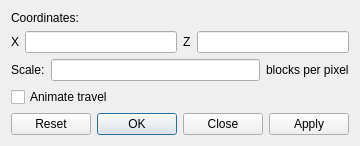
<?xml version="1.0" encoding="UTF-8"?>
<ui version="4.0">
 <class>GotoDialog</class>
 <widget class="QDialog" name="GotoDialog">
  <property name="focusPolicy">
   <enum>Qt::StrongFocus</enum>
  </property>
  <property name="windowTitle">
   <string>Coordinates</string>
  </property>
  <property name="windowIcon">
   <iconset resource="../rc/icons.qrc">
    <normaloff>:/icons/logo.png</normaloff>:/icons/logo.png</iconset>
  </property>
  <layout class="QVBoxLayout" name="verticalLayout">
   <item>
    <widget class="QLabel" name="label">
     <property name="text">
      <string>Coordinates:</string>
     </property>
    </widget>
   </item>
   <item>
    <widget class="QFrame" name="frame">
     <layout class="QHBoxLayout" name="horizontalLayout">
      <property name="leftMargin">
       <number>0</number>
      </property>
      <property name="topMargin">
       <number>0</number>
      </property>
      <property name="rightMargin">
       <number>0</number>
      </property>
      <property name="bottomMargin">
       <number>0</number>
      </property>
      <item>
       <widget class="QLabel" name="labelX">
        <property name="text">
         <string>X</string>
        </property>
       </widget>
      </item>
      <item>
       <widget class="QLineEdit" name="lineX">
        <property name="focusPolicy">
         <enum>Qt::StrongFocus</enum>
        </property>
       </widget>
      </item>
      <item>
       <widget class="QLabel" name="labelZ">
        <property name="text">
         <string>Z</string>
        </property>
       </widget>
      </item>
      <item>
       <widget class="QLineEdit" name="lineZ">
        <property name="focusPolicy">
         <enum>Qt::StrongFocus</enum>
        </property>
       </widget>
      </item>
     </layout>
    </widget>
   </item>
   <item>
    <layout class="QHBoxLayout" name="horizontalLayout_3">
     <item>
      <widget class="QLabel" name="label_2">
       <property name="text">
        <string>Scale:</string>
       </property>
      </widget>
     </item>
     <item>
      <widget class="QLineEdit" name="lineScale">
       <property name="focusPolicy">
        <enum>Qt::StrongFocus</enum>
       </property>
      </widget>
     </item>
     <item>
      <widget class="QLabel" name="label_3">
       <property name="text">
        <string>blocks per pixel</string>
       </property>
      </widget>
     </item>
    </layout>
   </item>
   <item>
    <widget class="QCheckBox" name="checkAnimate">
     <property name="text">
      <string>Animate travel</string>
     </property>
    </widget>
   </item>
   <item>
    <widget class="QDialogButtonBox" name="buttonBox">
     <property name="orientation">
      <enum>Qt::Horizontal</enum>
     </property>
     <property name="standardButtons">
      <set>QDialogButtonBox::Apply|QDialogButtonBox::Close|QDialogButtonBox::Ok|QDialogButtonBox::Reset</set>
     </property>
    </widget>
   </item>
  </layout>
 </widget>
 <resources>
  <include location="../rc/icons.qrc"/>
 </resources>
 <connections>
  <connection>
   <sender>buttonBox</sender>
   <signal>rejected()</signal>
   <receiver>GotoDialog</receiver>
   <slot>reject()</slot>
   <hints>
    <hint type="sourcelabel">
     <x>316</x>
     <y>260</y>
    </hint>
    <hint type="destinationlabel">
     <x>286</x>
     <y>274</y>
    </hint>
   </hints>
  </connection>
  <connection>
   <sender>buttonBox</sender>
   <signal>accepted()</signal>
   <receiver>GotoDialog</receiver>
   <slot>accept()</slot>
   <hints>
    <hint type="sourcelabel">
     <x>248</x>
     <y>254</y>
    </hint>
    <hint type="destinationlabel">
     <x>157</x>
     <y>274</y>
    </hint>
   </hints>
  </connection>
 </connections>
</ui>
